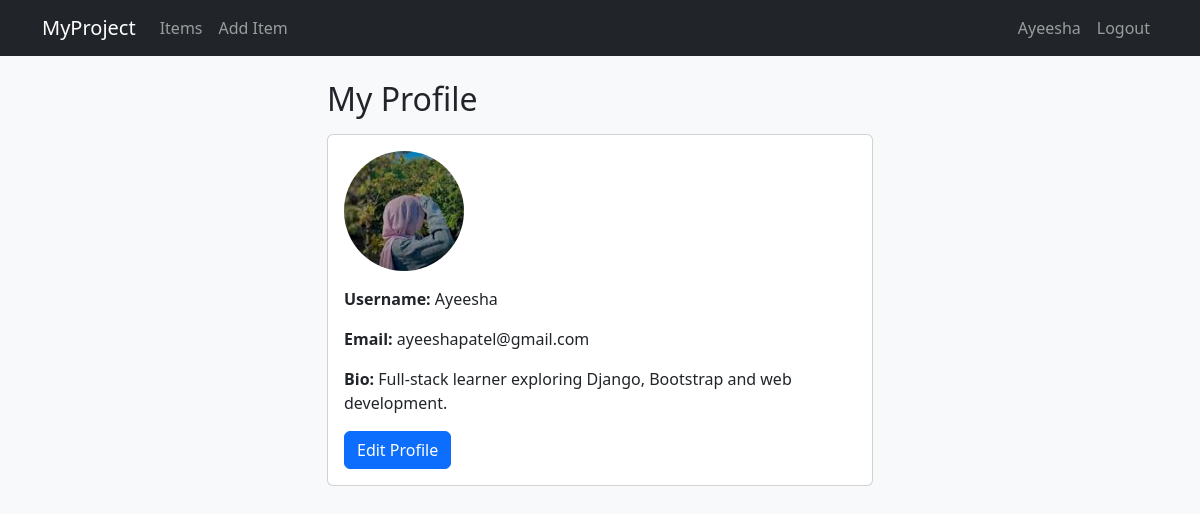
The page /user/profile/ (signed in) on the database its author committed.
### user/models.py (models this page shows, shortened)
class Profile(models.Model):
    user = models.OneToOneField(User, on_delete=models.CASCADE, related_name='profile')
    bio = models.TextField(max_length=500, blank=True)
    profile_picture = models.ImageField(upload_to='profile_pics/', blank=True, null=True)

### user/views.py (the view)
# urls.py: path('profile/', views.profile_view, name='profile'),
@login_required
def profile_view(request):
    profile, created = Profile.objects.get_or_create(user=request.user)
    return render(request, 'profile.html', {'profile': profile})

### templates/profile.html (shortened to what this page needs)
{% extends 'base.html' %}
{% block content %}
<div class="row justify-content-center">
    <div class="col-md-6">
        <h2 class="mb-3">My Profile</h2>
        <div class="card">
            <div class="card-body">
                {% if profile.profile_picture %}
                    <img src="{{ profile.profile_picture.url }}" class="rounded-circle mb-3" width="120" height="120" style="object-fit: cover;">
                {% endif %}
                <p><strong>Username:</strong> {{ user.username }}</p>
                <p><strong>Email:</strong> {{ user.email }}</p>
                <p><strong>Bio:</strong> {{ profile.bio|default:"No bio yet." }}</p>
                <a href="{% url 'edit_profile' %}" class="btn btn-primary">Edit Profile</a>
            </div>
        </div>
    </div>
</div>
{% endblock %}

### templates/base.html (shortened to what this page needs)
<!DOCTYPE html>
<html lang="en">
<head>
    <link href="https://cdn.jsdelivr.net/npm/bootstrap@5.3.3/dist/css/bootstrap.min.css" rel="stylesheet">
</head>
<body class="bg-light">
    <nav class="navbar navbar-expand-lg navbar-dark bg-dark mb-4">
        <div class="container">
            <a class="navbar-brand" href="{% url 'item_list' %}">MyProject</a>
            <div class="collapse navbar-collapse">
                <ul class="navbar-nav me-auto">
                    {% if user.is_authenticated %}
                        <li class="nav-item"><a class="nav-link" href="{% url 'item_list' %}">Items</a></li>
                        <li class="nav-item"><a class="nav-link" href="{% url 'item_create' %}">Add Item</a></li>
                    {% endif %}
                </ul>
                <ul class="navbar-nav ms-auto">
                    {% if user.is_authenticated %}
                        <li class="nav-item"><a class="nav-link" href="{% url 'profile' %}">{{ user.username }}</a></li>
                        <li class="nav-item"><a class="nav-link" href="{% url 'logout' %}">Logout</a></li>
                    {% else %}
                        <li class="nav-item"><a class="nav-link" href="{% url 'login' %}">Login</a></li>
                        <li class="nav-item"><a class="nav-link" href="{% url 'register' %}">Register</a></li>
                    {% endif %}
                </ul>
            </div>
        </div>
    </nav>
    <div class="container">
        {% block content %}{% endblock %}
    </div>
</body>
</html>

### rows shown on the page
Profile: profile_picture (picture), bio "Full-stack learner exploring Django, Bootstrap and web development."

### other values the page prints
{{ user.username }} "Ayeesha"
{{ user.email }} "ayeeshapatel@gmail.com"
